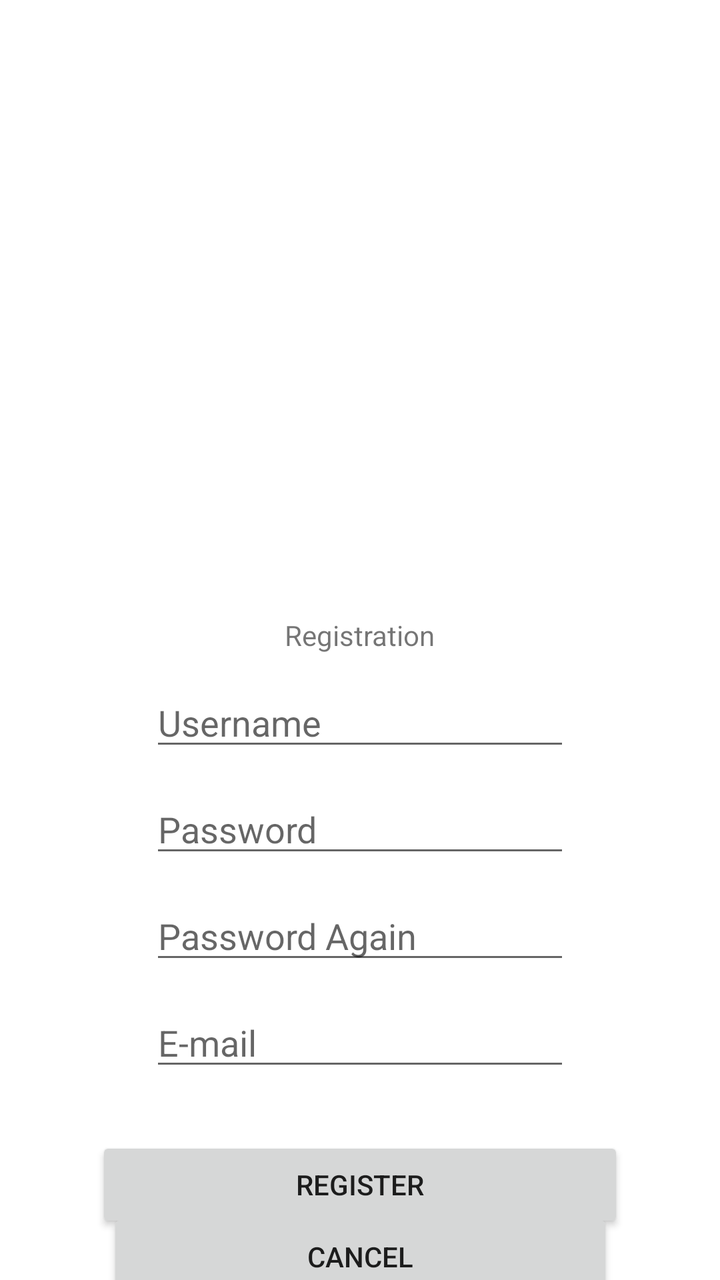
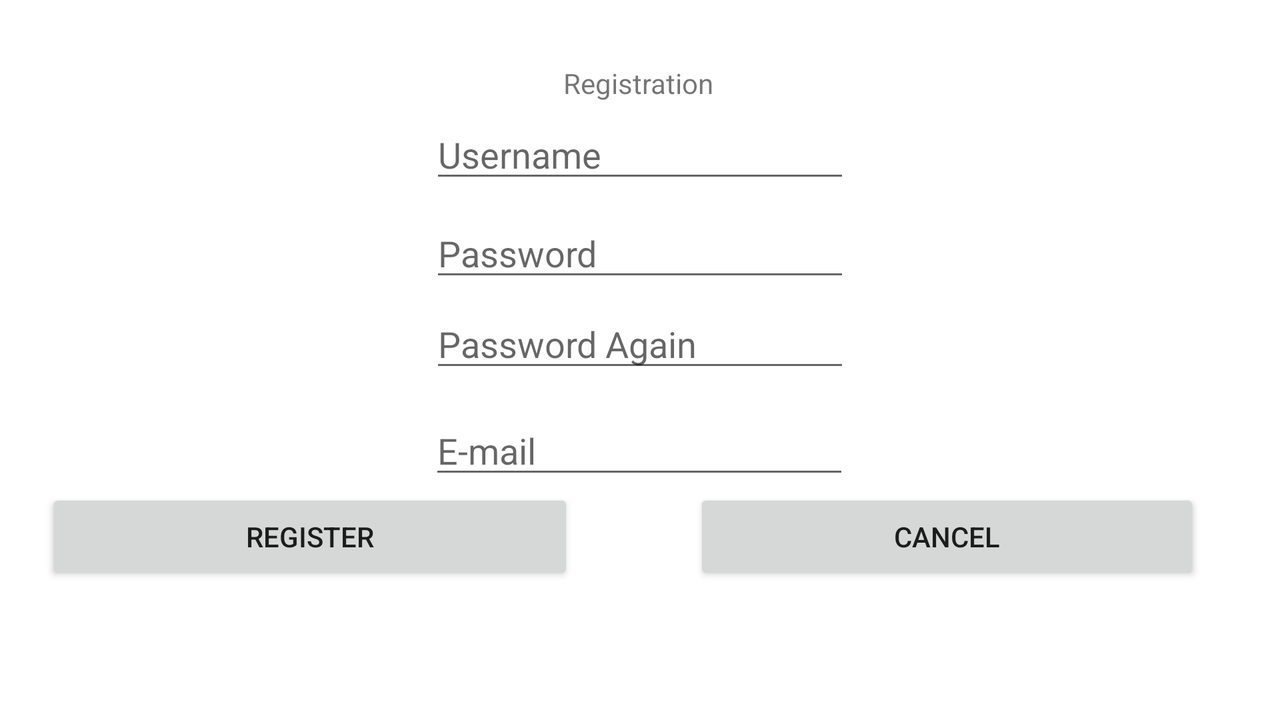

The same Android screen from two of the app's own layout files: first res/layout/ as a phone draws it, then the author's variant for another configuration, drawn on a device whose configuration selects that folder. Both files follow.
<!-- AndroidManifest.xml: application theme Theme.MyTileShop -->
<!-- res/layout/activity_register.xml -->
<?xml version="1.0" encoding="utf-8"?>
<androidx.constraintlayout.widget.ConstraintLayout xmlns:android="http://schemas.android.com/apk/res/android"
    xmlns:app="http://schemas.android.com/apk/res-auto"
    xmlns:tools="http://schemas.android.com/tools"
    android:id="@+id/main"
    android:layout_width="match_parent"
    android:layout_height="match_parent"
    tools:context=".RegisterActivity">

    <ImageView
        android:id="@+id/imageView2"
        android:layout_width="256dp"
        android:layout_height="256dp"
        android:layout_marginTop="28dp"
        app:layout_constraintEnd_toEndOf="parent"
        app:layout_constraintHorizontal_bias="0.498"
        app:layout_constraintStart_toStartOf="parent"
        app:layout_constraintTop_toTopOf="parent"
        app:srcCompat="@drawable/icon" />

    <TextView
        android:id="@+id/textView"
        android:layout_width="wrap_content"
        android:layout_height="wrap_content"
        android:layout_marginTop="24dp"
        android:text="@string/registration"
        app:layout_constraintEnd_toEndOf="parent"
        app:layout_constraintStart_toStartOf="parent"
        app:layout_constraintTop_toBottomOf="@+id/imageView2" />

    <EditText
        android:id="@+id/editTextUserName"
        android:layout_width="wrap_content"
        android:layout_height="wrap_content"
        android:layout_marginTop="12dp"
        android:ems="10"
        android:hint="@string/username"
        android:inputType="text"
        app:layout_constraintEnd_toEndOf="parent"
        app:layout_constraintStart_toStartOf="parent"
        app:layout_constraintTop_toBottomOf="@+id/textView" />

    <EditText
        android:id="@+id/editTextPassword"
        android:layout_width="wrap_content"
        android:layout_height="wrap_content"
        android:layout_marginTop="12dp"
        android:ems="10"
        android:hint="@string/password"
        android:inputType="textPassword"
        app:layout_constraintEnd_toEndOf="parent"
        app:layout_constraintStart_toStartOf="parent"
        app:layout_constraintTop_toBottomOf="@+id/editTextUserName" />

    <EditText
        android:id="@+id/editTextPasswordAgain"
        android:layout_width="wrap_content"
        android:layout_height="wrap_content"
        android:layout_marginTop="12dp"
        android:ems="10"
        android:hint="@string/password_again"
        android:inputType="textPassword"
        app:layout_constraintEnd_toEndOf="parent"
        app:layout_constraintStart_toStartOf="parent"
        app:layout_constraintTop_toBottomOf="@+id/editTextPassword" />

    <EditText
        android:id="@+id/editTextTextEmailAddress"
        android:layout_width="wrap_content"
        android:layout_height="wrap_content"
        android:layout_marginTop="12dp"
        android:ems="10"
        android:hint="@string/e_mail"
        android:inputType="textEmailAddress"
        app:layout_constraintEnd_toEndOf="parent"
        app:layout_constraintStart_toStartOf="parent"
        app:layout_constraintTop_toBottomOf="@+id/editTextPasswordAgain" />

    <Button
        android:id="@+id/buttonRegister"
        android:layout_width="wrap_content"
        android:layout_height="wrap_content"
        android:layout_marginTop="28dp"
        android:onClick="register"
        android:paddingHorizontal="@dimen/horizontal_padding_100dp"
        android:text="@string/register"
        app:layout_constraintEnd_toEndOf="parent"
        app:layout_constraintStart_toStartOf="parent"
        app:layout_constraintTop_toBottomOf="@+id/editTextTextEmailAddress" />

    <Button
        android:id="@+id/buttonCancel"
        android:layout_width="wrap_content"
        android:layout_height="wrap_content"
        android:onClick="cancel"
        android:paddingHorizontal="@dimen/horizontal_padding_100dp"
        android:text="@string/cancel"
        app:layout_constraintBottom_toBottomOf="parent"
        app:layout_constraintEnd_toEndOf="parent"
        app:layout_constraintStart_toStartOf="parent"
        app:layout_constraintTop_toBottomOf="@+id/buttonRegister" />


</androidx.constraintlayout.widget.ConstraintLayout>
<!-- resources referenced by this layout -->
<resources>
  <dimen name="horizontal_padding_100dp">100dp</dimen>
  <string name="cancel">Cancel</string>
  <string name="e_mail">E-mail</string>
  <string name="password">Password</string>
  <string name="password_again">Password Again</string>
  <string name="register">Register</string>
  <string name="registration">Registration</string>
  <string name="username">Username</string>
  <!-- from res/values-v23/ -->
  <style name="Theme.MyTileShop" parent="Base.Theme.MyTileShop">
          
          <item name="android:navigationBarColor">@android:color/transparent</item>
          <item name="android:statusBarColor">@android:color/transparent</item>
          <item name="android:windowLightStatusBar">?attr/isLightTheme</item>
      </style>
  <style name="Base.Theme.MyTileShop" parent="Theme.MaterialComponents.DayNight.DarkActionBar">
          
          
      </style>
</resources>
<!-- res/layout-land/activity_register.xml (the author's variant of the layout above) -->
<!-- drawn on the phone turned sideways -->
<?xml version="1.0" encoding="utf-8"?>
<androidx.constraintlayout.widget.ConstraintLayout xmlns:android="http://schemas.android.com/apk/res/android"
    xmlns:app="http://schemas.android.com/apk/res-auto"
    xmlns:tools="http://schemas.android.com/tools"
    android:id="@+id/main"
    android:layout_width="match_parent"
    android:layout_height="match_parent"
    tools:context=".RegisterActivity">

    <ImageView
        android:id="@+id/imageView2"
        android:layout_width="256px"
        android:layout_height="256px"
        android:layout_marginTop="32dp"
        app:layout_constraintEnd_toEndOf="parent"
        app:layout_constraintHorizontal_bias="0.061"
        app:layout_constraintStart_toStartOf="parent"
        app:layout_constraintTop_toTopOf="parent"
        app:srcCompat="@drawable/icon" />

    <TextView
        android:id="@+id/textView"
        android:layout_width="wrap_content"
        android:layout_height="wrap_content"
        android:layout_marginTop="32dp"
        android:text="@string/registration"
        app:layout_constraintEnd_toEndOf="parent"
        app:layout_constraintHorizontal_bias="0.499"
        app:layout_constraintStart_toStartOf="parent"
        app:layout_constraintTop_toTopOf="parent" />

    <EditText
        android:id="@+id/editTextUserName"
        android:layout_width="wrap_content"
        android:layout_height="wrap_content"
        android:layout_marginTop="4dp"
        android:ems="10"
        android:hint="@string/username"
        android:inputType="text"
        app:layout_constraintEnd_toEndOf="parent"
        app:layout_constraintStart_toStartOf="parent"
        app:layout_constraintTop_toBottomOf="@+id/textView" />

    <EditText
        android:id="@+id/editTextPassword"
        android:layout_width="wrap_content"
        android:layout_height="wrap_content"
        android:layout_marginTop="8dp"
        android:ems="10"
        android:hint="@string/password"
        android:inputType="textPassword"
        app:layout_constraintEnd_toEndOf="parent"
        app:layout_constraintStart_toStartOf="parent"
        app:layout_constraintTop_toBottomOf="@+id/editTextUserName" />

    <EditText
        android:id="@+id/editTextPasswordAgain"
        android:layout_width="wrap_content"
        android:layout_height="wrap_content"
        android:layout_marginTop="4dp"
        android:ems="10"
        android:hint="@string/password_again"
        android:inputType="textPassword"
        app:layout_constraintEnd_toEndOf="parent"
        app:layout_constraintStart_toStartOf="parent"
        app:layout_constraintTop_toBottomOf="@+id/editTextPassword" />

    <EditText
        android:id="@+id/editTextTextEmailAddress"
        android:layout_width="wrap_content"
        android:layout_height="wrap_content"
        android:layout_marginTop="12dp"
        android:ems="10"
        android:hint="@string/e_mail"
        android:inputType="textEmailAddress"
        app:layout_constraintEnd_toEndOf="parent"
        app:layout_constraintHorizontal_bias="0.499"
        app:layout_constraintStart_toStartOf="parent"
        app:layout_constraintTop_toBottomOf="@+id/editTextPasswordAgain" />

    <Button
        android:id="@+id/buttonRegister"
        android:layout_width="wrap_content"
        android:layout_height="wrap_content"
        android:onClick="register"
        android:paddingHorizontal="@dimen/horizontal_padding_100dp"
        android:text="@string/register"
        app:layout_constraintEnd_toEndOf="parent"
        app:layout_constraintHorizontal_bias="0.061"
        app:layout_constraintStart_toStartOf="parent"
        app:layout_constraintTop_toBottomOf="@+id/editTextTextEmailAddress" />

    <Button
        android:id="@+id/buttonCancel"
        android:layout_width="wrap_content"
        android:layout_height="wrap_content"
        android:onClick="cancel"
        android:paddingHorizontal="@dimen/horizontal_padding_100dp"
        android:text="@string/cancel"
        app:layout_constraintBottom_toBottomOf="parent"
        app:layout_constraintEnd_toEndOf="parent"
        app:layout_constraintHorizontal_bias="0.897"
        app:layout_constraintStart_toStartOf="parent"
        app:layout_constraintTop_toBottomOf="@+id/editTextTextEmailAddress"
        app:layout_constraintVertical_bias="0.0" />


</androidx.constraintlayout.widget.ConstraintLayout>
